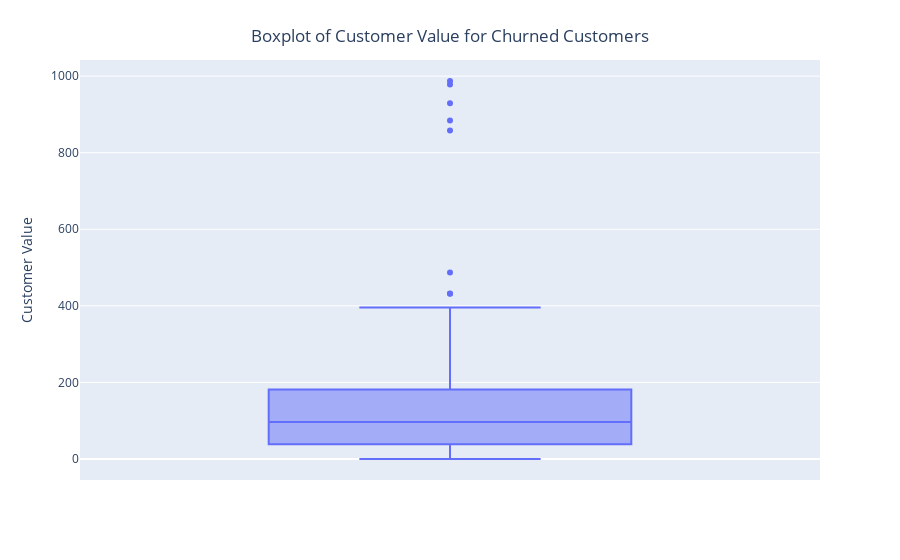

The notebook cell this image was saved under:
### Code cell
import plotly.express as px

# Creating a boxplot of customer value for churned customers
fig = px.box(churned_customers, y='Customer Value')

# Adding title and centering it
fig.update_layout(
    title={
        'text': 'Boxplot of Customer Value for Churned Customers',
        'x': 0.5,
        'xanchor': 'center',
        'yanchor': 'top'
    }
)

fig.show()

# Saving the graph as a PNG with high resolution
fig.write_image('boxplot.png', engine='kaleido', scale=2)

### Figure 1 — Plotly figure (JSON) as saved in the notebook; plotly's stock layout.template omitted (floating-point values rounded to 4 significant figures; data arrays with more than 128 entries replaced by an {"elided": "..."} marker saying what was removed)
{"data": [{"alignmentgroup": "True", "hovertemplate": "Customer Value=%{y}<extra></extra>", "legendgroup": "", "marker": {"color": "#636efa"}, "name": "", "notched": false, "offsetgroup": "", "orientation": "v", "showlegend": false, "type": "box", "x0": " ", "xaxis": "x", "y": {"elided": "495 float values"}, "y0": " ", "yaxis": "y"}], "layout": {"boxmode": "group", "legend": {"tracegroupgap": 0}, "margin": {"t": 60}, "title": {"text": "Boxplot of Customer Value for Churned Customers", "x": 0.5, "xanchor": "center", "yanchor": "top"}, "xaxis": {"anchor": "y", "domain": [0, 1]}, "yaxis": {"anchor": "x", "domain": [0, 1], "title": {"text": "Customer Value"}}}}
